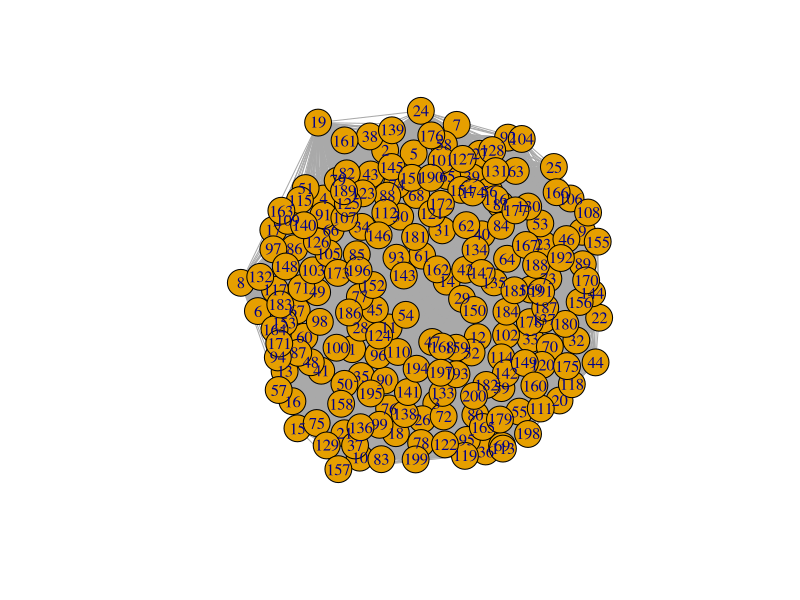
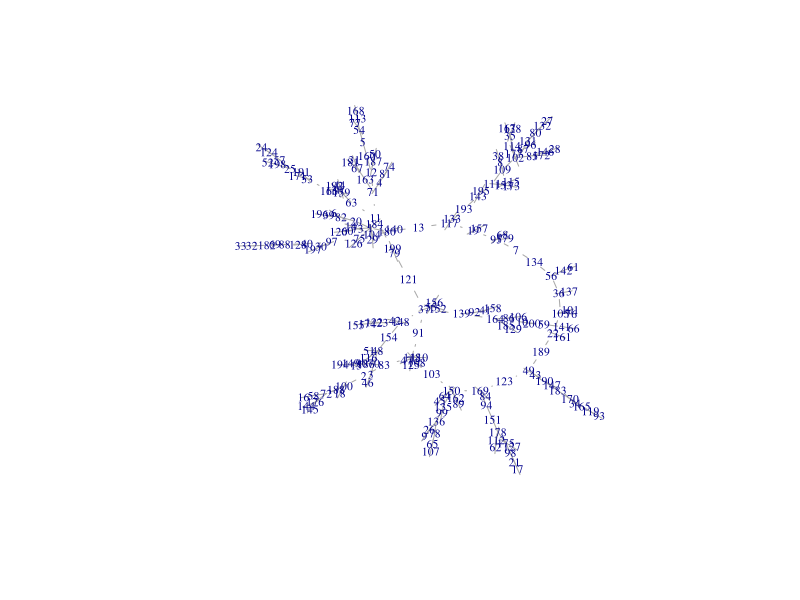

The R script that drew these images, in order:
####################
#                  #
# Copiar todo esto #
#                  #
####################
# Hecho con gusto por Carla Carolina PÈrez Hern·ndez (UAEH)

# T1_04_REDES COMPLEJAS(1) - VisiÛn de redes complejas - parte 1

# Objetivo: Estimar el Maximum Spanning Tree -·rbol de expansiÛn m·xima- (asegurar una visiÛn clara del espacio-producto)
# Red troncal: Estructura general de la red: vamos a poder v. redes complejas

# Regla 1: mantener n-1 conexiones como m·ximo
# Regla 2: Quitar las conexiones con el peso m·s bajo, nos vamos quedar con las del peso m·ximo (menos conexiones)
# Regla 3: No crear nodos aislados
# ------------------------------------------------------------------------------------------------------
# En este ejercicio vamos a:
# 1. Usar un matriz hipotetica de datos
# 2. Graficar sus prÛximos adyacentes


##################################################################
# practica 3: VisiÛn clara del espacio-producto: CASO HIPOT…TICO #
##################################################################

# 1)la visualizaciÛn del espacio - producto sea una red conectada: evitar islas de productos aislados. 
# 2)PROBLEMA: tratar de visualizar demasiados enlaces puede crear una complejidad visual innecesaria 
# donde se obstruir·n las conexiones m·s relevantes.
#calculamos el ·rbol de expansiÛn m·xima (MST) de la matriz de proximidad. 
# MST es el conjunto de enlaces que conecta todos los nodos de la red utilizando un n˙mero mÌnimo de conexiones
# y la suma m·xima posible de proximidades. 
#Calculamos el MST usando el algoritmo de Kruskal: B·sicamente, el algoritmo clasifica los valores de la matriz
# de proximidad en orden descendente y luego incluye enlaces en el MST si y solo si conectan un producto aislado. 
#Por definiciÛn, el MST incluye todos los productos, pero el n˙mero de enlaces es el mÌnimo posible.
#DespuÈs de seleccionar los enlaces utilizando los criterios mencionados anteriormente, 
# construimos una visualizaciÛn utilizando un algoritmo de diseÒo dirigido por la fuerza. 


M <- matrix(runif(200*200, min=0, max=100), ncol=200)
diag(M) <- 0
head(M[,1:6])
dim(M)

#crear una matriz aleatoria de 200*200

library(igraph)


g <- graph.adjacency(M, mode="undirected" , weighted=TRUE)
plot(g)

#grafica la matriz



M<- -M
head(M[,1:6])
#Transforma la matriz en en NEGATIVA y para identificar los m·ximos


g <- graph.adjacency(M, mode="undirected" , weighted=TRUE)
MST <- minimum.spanning.tree(g)
plot (MST, vertex.shape="none", vertex.label.cex=.7)
#grafica nueva con matriz negativa, ver el espacio-producto, tecnolÛgico 


A <- get.adjacency(MST, sparse = F)
# matriz de adyacencias (nuevo relacionamiento)
# ver las aristas que hay entre los nodos
head(A)


#VER LAS ARISTAS(PESOS)

write.graph(MST,file="g.gml", format="gml")
#nodos n-1

write.csv (A, file="Adyacentes.csv")
#exportar resultados para cytoscape o gephi